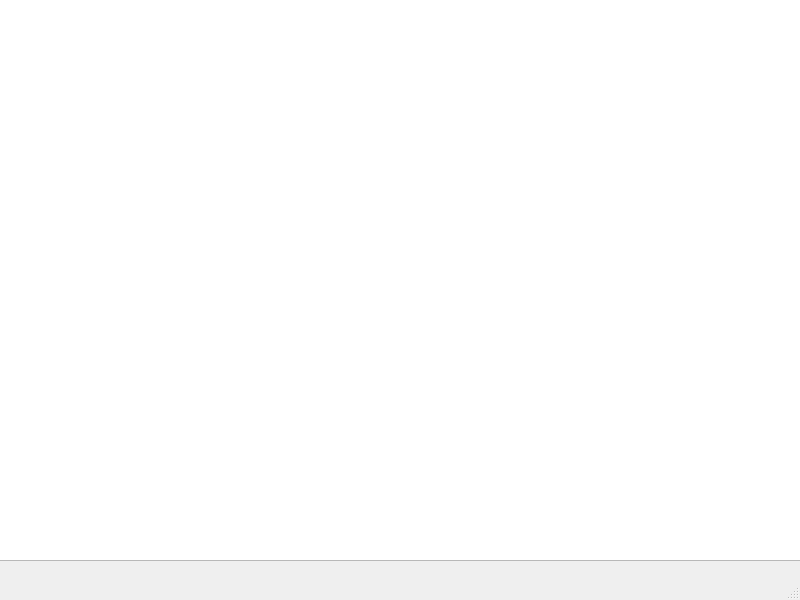
<?xml version="1.0" encoding="UTF-8"?>
<ui version="4.0">
 <class>MainWindow</class>
 <widget class="QMainWindow" name="MainWindow">
  <property name="geometry">
   <rect>
    <x>0</x>
    <y>0</y>
    <width>800</width>
    <height>600</height>
   </rect>
  </property>
  <property name="windowTitle">
   <string>MainWindow</string>
  </property>
  <widget class="QWidget" name="centralwidget">
   <widget class="QGraphicsView" name="graphicsView">
    <property name="geometry">
     <rect>
      <x>-20</x>
      <y>-50</y>
      <width>831</width>
      <height>611</height>
     </rect>
    </property>
   </widget>
  </widget>
  <widget class="QMenuBar" name="menubar">
   <property name="geometry">
    <rect>
     <x>0</x>
     <y>0</y>
     <width>800</width>
     <height>22</height>
    </rect>
   </property>
  </widget>
  <widget class="QStatusBar" name="statusbar"/>
 </widget>
 <resources/>
 <connections/>
</ui>
